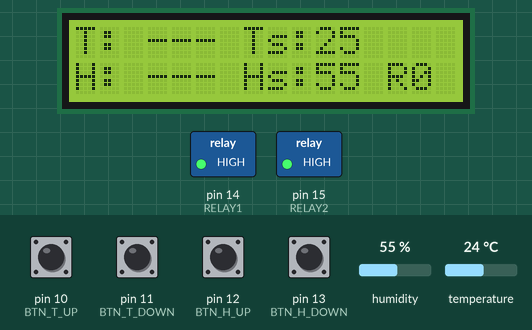
The sketch below on a simulated Arduino Uno, built with avr-gcc and run on an emulated ATmega328P. Shown: 16×2 character LCD, switched loads named in the sketch (green lamp = pin HIGH). The inputs (shaded band) are chosen by the test bench; at power-on: pin 10 (BTN_T_UP), pin 11 (BTN_T_DOWN), pin 12 (BTN_H_UP), pin 13 (BTN_H_DOWN) LOW, humidity 55 %, temperature 24 °C. EEPROM starts erased.

Above: at 2.7 s.
2.8 s: humidity set to 57 %
At 4.2 s:
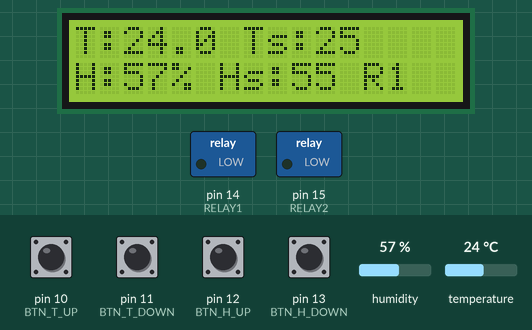
4.5 s: humidity set to 22 %
At 6.6 s:
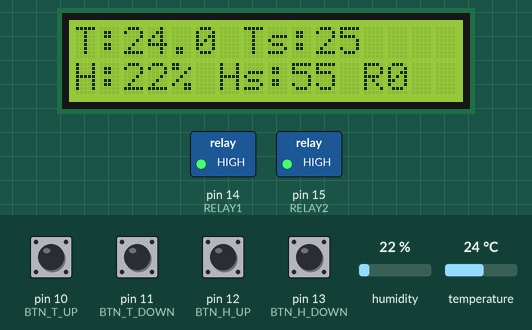
7.5 s: pin 10 (BTN_T_UP) pulled HIGH for 0.15 s
At 8.7 s:
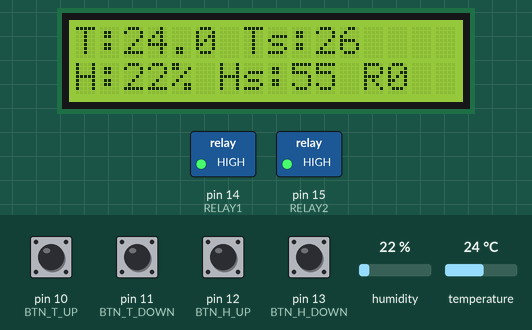
9.1 s: pin 12 (BTN_H_UP) pulled HIGH for 0.15 s
At 10.5 s:
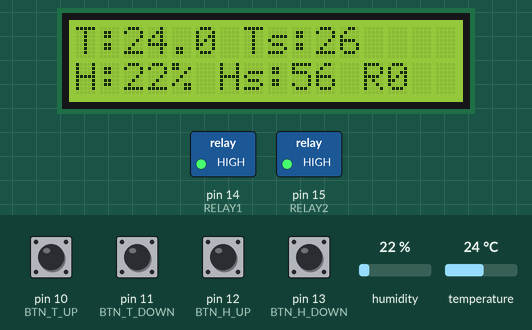
11.0 s: pin 11 (BTN_T_DOWN) pulled HIGH for 0.15 s
At 11.7 s:
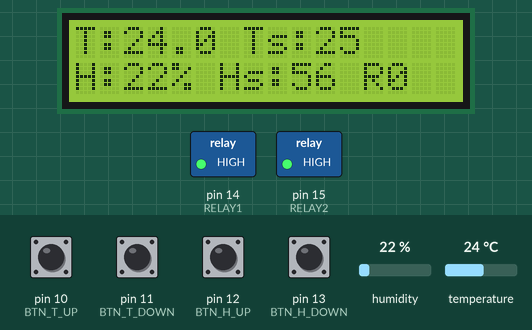
12.6 s: pin 11 (BTN_T_DOWN) pulled HIGH for 1 s
At 14.4 s:
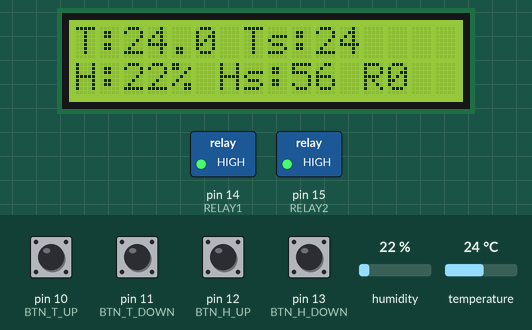
Timing chart, 0 to 15.9 s (numbered marks = the images above; inputs shaded):
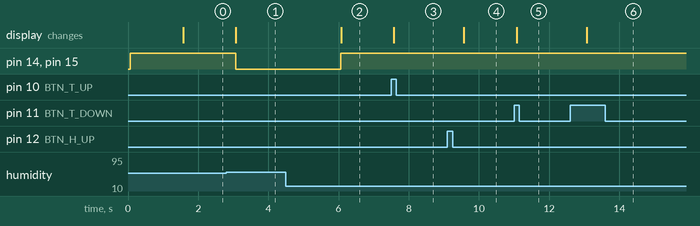

The sketch:

hum_temp_fan.ino
```cpp
#include <EEPROM.h>
#include <LiquidCrystal.h>
#include <Adafruit_Sensor.h>
#include <DHT.h>
#include <DHT_U.h>

// -------------------- Hardware --------------------
#define DHT_PIN 8
#define DHTTYPE DHT11
DHT dht(DHT_PIN, DHTTYPE);

LiquidCrystal lcd(7, 6, 5, 4, 3, 2);

// Buttons (ACTIVE HIGH: PIN -- button -- +5V, external pulldown resistor)
const int BTN_T_UP   = 10;
const int BTN_T_DOWN = 11;
const int BTN_H_UP   = 12;
const int BTN_H_DOWN = 13;

// Relays
const int RELAY1 = 14; // A0
const int RELAY2 = 15; // A1

// -------------------- Setpoints --------------------
int T_set = 25;
int H_set = 55;

const int T_MIN = -20;
const int T_MAX = 60;
const int H_MIN = 0;
const int H_MAX = 100;

const int EEPROM_T_ADDR = 0;
const int EEPROM_H_ADDR = 1;
const int T_OFFSET = 20;   // -20..60 → 0..80

// -------------------- Timing --------------------
unsigned long lastSensor  = 0;
unsigned long lastProcess = 0;
unsigned long lastLCD     = 0;

const unsigned long SENSOR_MS  = 3000;
const unsigned long PROCESS_MS = 500;
const unsigned long LCD_MS     = 500;

// -------------------- Sensor data --------------------
float curT = NAN;
float curH = NAN;
bool haveValidReading = false;

// ========================================
// Robust button handling for ACTIVE HIGH
// - One short press = exactly one step (on PRESS edge)
// - Long press repeat starts after 1s
// - Strong debounce for real hardware
// ========================================
const unsigned long DEBOUNCE_MS   = 60;     // kicsit erősebb, hogy a pattogás ne csináljon 5 élt
const unsigned long LONG_START_MS = 1000;   // 1s után indul a repeat
const unsigned long REPEAT_MS     = 180;    // ismétlés sebesség (állítható)

struct Button {
  int pin;

  bool raw;                  // pillanatnyi olvasás (pressed? true/false)
  bool stable;               // debounced állapot
  unsigned long rawChangedAt;

  bool pressed;              // stable == true (HIGH)
  unsigned long nextRepeatAt;
};

Button bTup = {BTN_T_UP,   false, false, 0, false, 0};
Button bTdn = {BTN_T_DOWN, false, false, 0, false, 0};
Button bHup = {BTN_H_UP,   false, false, 0, false, 0};
Button bHdn = {BTN_H_DOWN, false, false, 0, false, 0};

// returns true exactly when ONE step should occur
bool processButton(Button &b, unsigned long now) {
  bool step = false;

  // ACTIVE HIGH: pressed when digitalRead == HIGH
  bool r = (digitalRead(b.pin) == HIGH);

  if (r != b.raw) {
    b.raw = r;
    b.rawChangedAt = now;
  }

  // Debounce: accept a state change only if stable for DEBOUNCE_MS
  if ((now - b.rawChangedAt) >= DEBOUNCE_MS) {
    if (b.stable != b.raw) {
      b.stable = b.raw;

      // PRESS edge (becomes HIGH)
      if (b.stable) {
        b.pressed = true;

        // short press: EXACTLY one step on press
        step = true;

        // long press: start repeating after 1s
        b.nextRepeatAt = now + LONG_START_MS;
      }
      // RELEASE edge (becomes LOW)
      else {
        b.pressed = false;
      }
    }
  }

  // While held: long press repeat (no "burst catch-up")
  if (b.pressed && b.stable) {
    if (now >= b.nextRepeatAt) {
      step = true;
      b.nextRepeatAt = now + REPEAT_MS;
    }
  }

  return step;
}

void clampInt(int &v, int mn, int mx) {
  if (v < mn) v = mn;
  if (v > mx) v = mx;
}

// EEPROM wear reduction: update writes only if different
void saveIfChanged(int addr, int oldv, int newv, int offset = 0) {
  int storedOld = oldv + offset;
  int storedNew = newv + offset;
  if (storedOld != storedNew) EEPROM.update(addr, (byte)storedNew);
}

// -------------------- LCD update --------------------
void updateLCD() {
  lcd.setCursor(0, 0);
  if (haveValidReading) {
    lcd.print("T:");
    lcd.print(curT, 1);
    lcd.print(" Ts:");
    if (T_set < 10 && T_set >= 0) lcd.print("0");
    lcd.print(T_set);
    lcd.print("   ");
  } else {
    lcd.print("T: --- Ts:");
    if (T_set < 10 && T_set >= 0) lcd.print("0");
    lcd.print(T_set);
    lcd.print("   ");
  }

  lcd.setCursor(0, 1);
  if (haveValidReading) {
    lcd.print("H:");
    lcd.print(curH, 0);
    lcd.print("% Hs:");
    if (H_set < 10) lcd.print("0");
    lcd.print(H_set);
    lcd.print(" R");
    lcd.print((curT > T_set || curH > H_set) ? '1' : '0');
    lcd.print(" ");
  } else {
    lcd.print("H: --- Hs:");
    if (H_set < 10) lcd.print("0");
    lcd.print(H_set);
    lcd.print(" R0 ");
  }
}

// -------------------- Setup --------------------
void setup() {
  lcd.begin(16, 2);
  lcd.print("Starting...");

  pinMode(RELAY1, OUTPUT);
  pinMode(RELAY2, OUTPUT);
  digitalWrite(RELAY1, HIGH);
  digitalWrite(RELAY2, HIGH);

  // IMPORTANT for your wiring: external pulldown -> plain INPUT (no internal pullup!)
  pinMode(BTN_T_UP,   INPUT);
  pinMode(BTN_T_DOWN, INPUT);
  pinMode(BTN_H_UP,   INPUT);
  pinMode(BTN_H_DOWN, INPUT);

  dht.begin();
  delay(1500);

  byte vT = EEPROM.read(EEPROM_T_ADDR);
  byte vH = EEPROM.read(EEPROM_H_ADDR);

  // sanity checks (avoid 255 -> nonsense)
  if (vT <= (byte)(T_MAX + T_OFFSET)) T_set = (int)vT - T_OFFSET;
  else T_set = 25;

  if (vH <= 100) H_set = (int)vH;
  else H_set = 55;

  clampInt(T_set, T_MIN, T_MAX);
  clampInt(H_set, H_MIN, H_MAX);

  updateLCD();
}

// -------------------- Loop --------------------
void loop() {
  unsigned long now = millis();

  int oldT = T_set;
  int oldH = H_set;

  // Buttons
  if (processButton(bTup, now)) T_set++;
  if (processButton(bTdn, now)) T_set--;
  if (processButton(bHup, now)) H_set++;
  if (processButton(bHdn, now)) H_set--;

  clampInt(T_set, T_MIN, T_MAX);
  clampInt(H_set, H_MIN, H_MAX);

  saveIfChanged(EEPROM_T_ADDR, oldT, T_set, T_OFFSET);
  saveIfChanged(EEPROM_H_ADDR, oldH, H_set);

  // Sensor read
  if (now - lastSensor >= SENSOR_MS) {
    float t = dht.readTemperature();
    float h = dht.readHumidity();

    if (!isnan(t) && !isnan(h)) {
      curT = t;
      curH = h;
      haveValidReading = true;
    } else {
      haveValidReading = false;
    }
    lastSensor = now;
  }

  // Relay processing
  if (now - lastProcess >= PROCESS_MS) {
    bool relay = false;
    if (haveValidReading) relay = (curT > T_set) || (curH > H_set);

    digitalWrite(RELAY1, relay ? LOW : HIGH);
    digitalWrite(RELAY2, relay ? LOW : HIGH);

    lastProcess = now;
  }

  // LCD update
  if (now - lastLCD >= LCD_MS) {
    updateLCD();
    lastLCD = now;
  }
}
```

Measured:
- the behaviour switches between 55 and 56 % on humidity (found by bisection; images 0 and 1)
- after the input at 2.8 s, pin 14 (RELAY1), pin 15 (RELAY2): HIGH → LOW after 0.27 s; the display: changes after 0.27 s (image 1)
- after the input at 4.5 s, pin 14 (RELAY1), pin 15 (RELAY2): LOW → HIGH after 1.6 s; the display: changes after 1.6 s (image 2)
- after the input at 7.5 s, the display: changes after 0.07 s (image 3)
- after the input at 9.1 s, the display: changes after 0.47 s (image 4)
- after the input at 11.0 s, the display: changes after 0.07 s (image 5)
- after the input at 12.6 s, the display: changes after 0.47 s (image 6)
